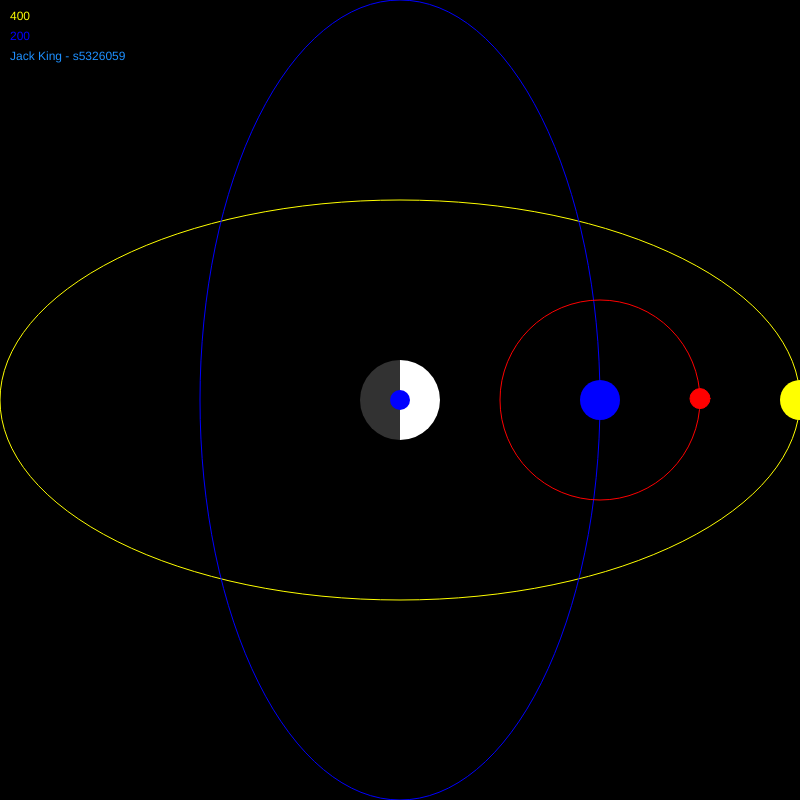
Frame 1 (no input)
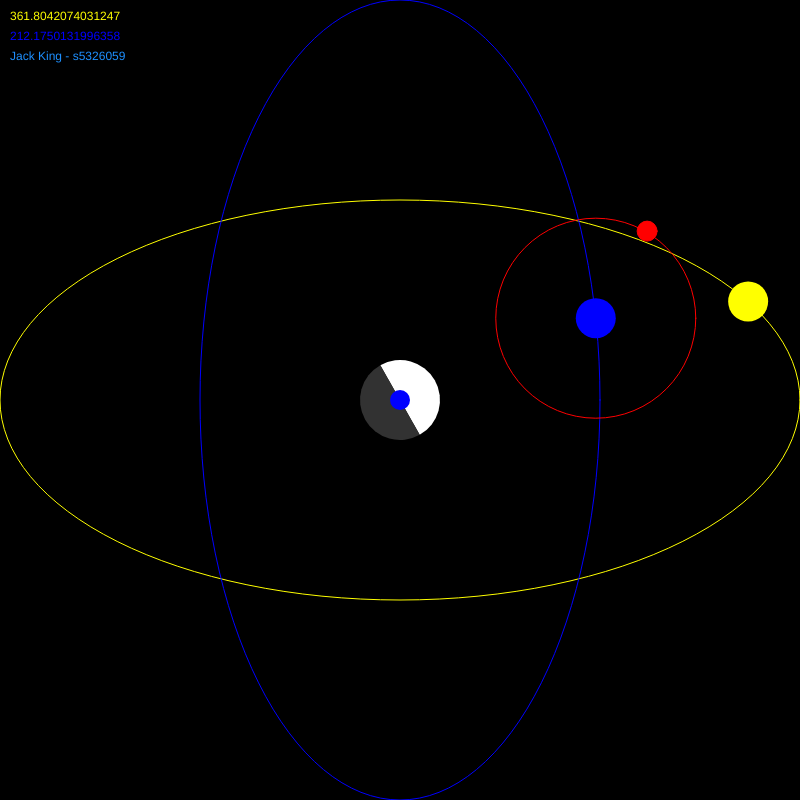
Frame 60 (no input)
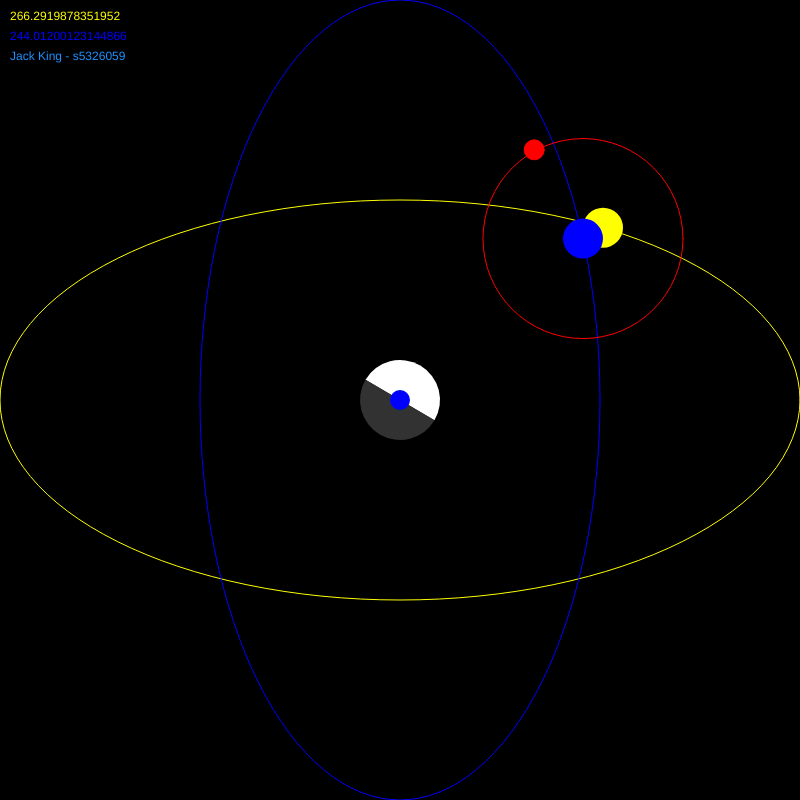
Frame 120 (the mouse pressed at the canvas centre since frame 60)

The p5.js sketch that drew these frames (run headless with seeded random() and noise() and a simulated clock; from frame 60 on, the mouse is pressed at the canvas centre):

// p5.js sketch
// ── sketch.js
let W = 800; // Canvace Width
let H = 800; // Canvace Height

// Center Canvace X & Y

let centerX = W / 2; 
let centerY = W / 2;

// Yellow Moon Radius X & Y

let yRadiusX = W / 2;
let yRadiusY = H / 4;

let yAngle = 0; // Yellow moon angle

// Blue Moon Radius X & Y

let bRadiusX = W / 4;
let bRadiusY = H / 2;

let bAngle = 0; // Blue moon angle

// Red moon Radius (one one value to make circular orbit)

let rRadius = bRadiusX / 2;

let rAngle = 0; // Red moon angle

// Light arc starting & ending angle

let lArcAngleStart = 270; 
let lArcAngleFin = 90; 

// Dark arc starting & ending angle

let dArcAngleStart = lArcAngleFin; 
let dArcAngleFin = lArcAngleStart; 

let lArcSize = W / 10; // Light arc size
let dArcSize = lArcSize; // Dark arc size 

function setup() {
  createCanvas(W, H);
}

function draw() {
  background(0);
  angleMode(DEGREES);

  // Yellow Orbit
  stroke(255, 255, 0);
  noFill();
  ellipse(centerX, centerY, yRadiusX * 2, yRadiusY * 2);
  

  // Blue Orbit
  stroke(0, 0, 255);
  noFill();
  ellipse(centerX, centerY, bRadiusX * 2, bRadiusY * 2);
  
  // Lightside
  
  fill(255);
  noStroke();
  arc(centerX, centerY, lArcSize, lArcSize, yAngle + lArcAngleStart, yAngle + lArcAngleFin); // sa & ea are the angle of the Yellow moon + 270 & 90 which are the starting & ending positions of the arcs

  // lArcAngleStart = lArcAngleStart - 1;
  // lArcAngleFin = lArcAngleFin - 1;

  // Darkside
  fill(50);
  noStroke();
  arc(centerX, centerY, dArcSize, dArcSize, yAngle - lArcAngleStart, yAngle - lArcAngleFin);

  // dArcAngleStart = dArcAngleStart - 1;
  // dArcAngleFin = dArcAngleFin - 1;

  // Yellow Moon
  let yx = centerX + yRadiusX * cos(yAngle);
  let yy = centerY + yRadiusY * sin(yAngle);

  // Yellow Moon distance from center
  const YMD = dist(yx, yy, centerX, centerY);
  fill(255, 255, 0);
  text(YMD, 10, 20); // Display Yellow Moon distance from center

  fill(255, 255, 0);
  ellipse(yx, yy, lArcSize / 2, lArcSize / 2);

  yAngle = yAngle - 0.5;

  // Blue Moon
  let bx = centerX + bRadiusX * cos(bAngle);
  let by = centerY + bRadiusY * sin(bAngle);

  // Blue Moon distance from center
  const BMD = dist(bx, by, centerX, centerY);
  fill(0, 0, 255);
  text(BMD, 10, 40); // Display Blue Moon distance from center

  fill(0, 0, 255);
  ellipse(bx, by, lArcSize / 2, lArcSize / 2);

  bAngle = bAngle - 0.2;

  // Red Moon orbit & Red moon

  // Orbit for the red moon
  noFill();
  stroke(255, 0, 0);
  ellipse(bx, by, lArcSize * 2.5, lArcSize * 2.5);

  // Red Moon
  let rx = centerX + bRadiusX * cos(bAngle) + rRadius * cos(rAngle); // Add the blue moon angle calculation to the red one to get the red moon to orbit the blue moon
  let ry = centerY + bRadiusY * sin(bAngle) + rRadius * sin(rAngle);

  fill(255, 0, 0);
  ellipse(rx, ry, lArcSize / 4, lArcSize / 4);

  rAngle = rAngle - 1;

  // Center dot (changes colour depending on which moon is closer)
  if(BMD > YMD) { // If yellow moon is closer to centerX
    fill(255, 255, 0);
    noStroke();
    ellipse(centerX, centerY, W / 40, H / 40); // Yellow ellipse is generated
  } else { // If blue moon is closer
    fill(0, 0, 255);
    noStroke();
    ellipse(centerX, centerY, W / 40, H / 40); // Blue ellipse is generated
  };

  fill('dodgerblue')
  text('Jack King - s5326059', 10, 60)
}
